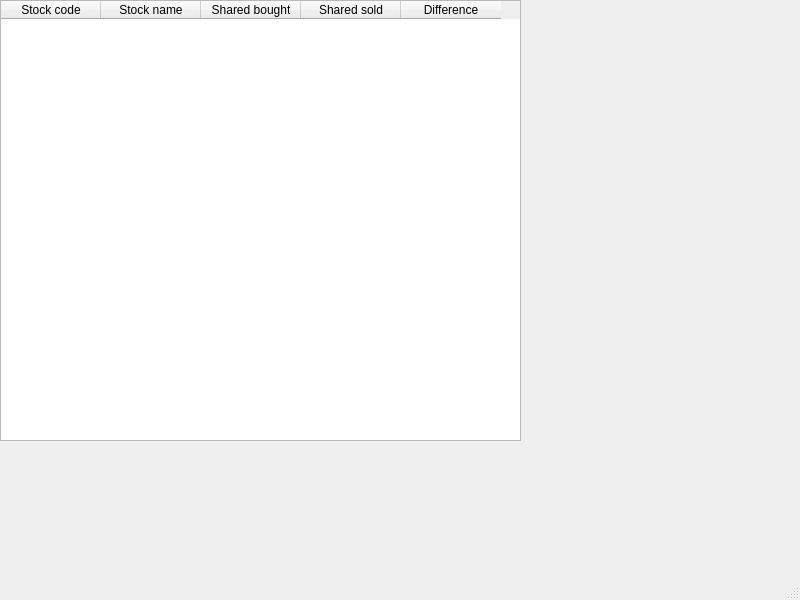
<?xml version="1.0" encoding="UTF-8"?>
<ui version="4.0">
 <class>MainWindow</class>
 <widget class="QMainWindow" name="MainWindow">
  <property name="geometry">
   <rect>
    <x>0</x>
    <y>0</y>
    <width>800</width>
    <height>600</height>
   </rect>
  </property>
  <property name="windowTitle">
   <string>MainWindow</string>
  </property>
  <widget class="QWidget" name="centralwidget">
   <widget class="QTableWidget" name="tableWidget">
    <property name="geometry">
     <rect>
      <x>0</x>
      <y>0</y>
      <width>521</width>
      <height>441</height>
     </rect>
    </property>
    <column>
     <property name="text">
      <string>Stock code</string>
     </property>
    </column>
    <column>
     <property name="text">
      <string>Stock name</string>
     </property>
    </column>
    <column>
     <property name="text">
      <string>Shared bought</string>
     </property>
    </column>
    <column>
     <property name="text">
      <string>Shared sold</string>
     </property>
    </column>
    <column>
     <property name="text">
      <string>Difference</string>
     </property>
    </column>
   </widget>
  </widget>
  <widget class="QMenuBar" name="menubar">
   <property name="geometry">
    <rect>
     <x>0</x>
     <y>0</y>
     <width>800</width>
     <height>21</height>
    </rect>
   </property>
  </widget>
  <widget class="QStatusBar" name="statusbar"/>
 </widget>
 <resources/>
 <connections/>
</ui>
